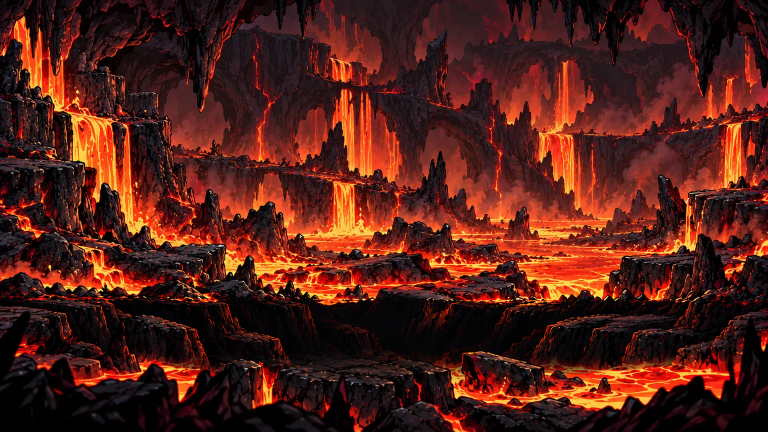
#> input picture assets/visuals/biomes/lava-ravine-v1.webp, 1536 x 864 px (shown at 1/2 size); its folder holds 6 pictures in this run
$ python final-realm-passage.py
#> lines starting #> are read from the running program, lines starting #| are printed output that depends on the picture
"""Render the lava cooling to black glass as the gate beyond it emerges."""
from pathlib import Path
import subprocess

import numpy as np
from PIL import Image, ImageOps

assets = Path(__file__).resolve().parents[1] / "assets"
width, height = 672, 400


def landscape(name):
#> called with name = 'lava-ravine-v1.webp'
    source = Image.open(assets / "visuals/biomes" / name).convert("RGB")
#> source is the input picture: PIL image 1536x864 RGB; mean R, G, B 83, 31.9, 22.7
    return np.asarray(ImageOps.fit(source, (width, height)), dtype=float)
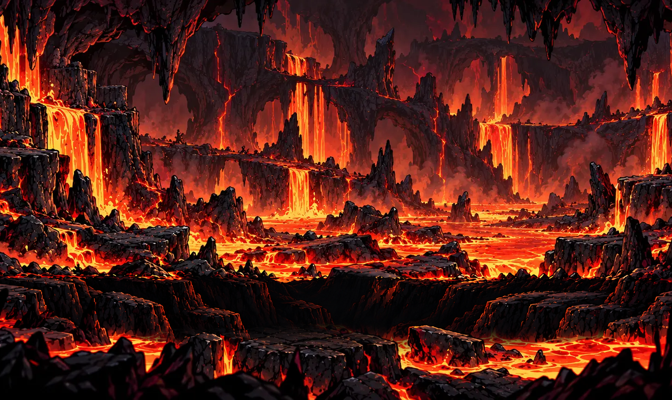
#> returned value: shape (400, 672, 3) float64; mean of channels 0, 1, 2 84.8, 32.7, 23.1; drawn as R, G, B


river = landscape("lava-ravine-v1.webp")
gate = landscape("boss-castle-ravine-v1.webp")
#> call 2 of landscape, with name = 'boss-castle-ravine-v1.webp'
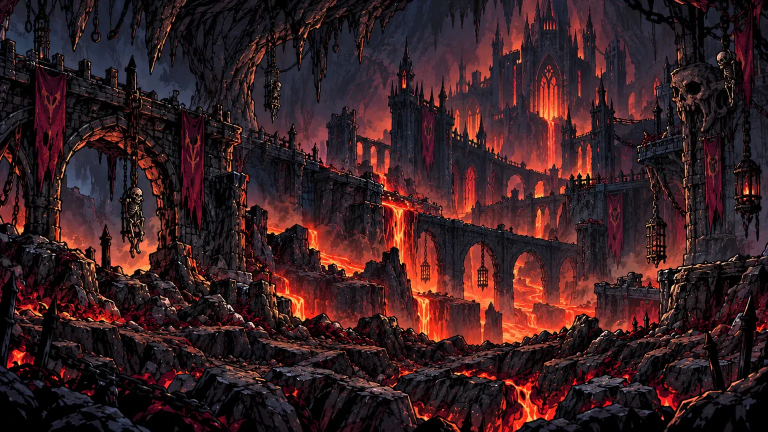
#> input picture assets/visuals/biomes/boss-castle-ravine-v1.webp, 1536 x 864 px (shown at 1/2 size)
#> in landscape, source is the input picture: PIL image 1536x864 RGB; mean R, G, B 57, 31.3, 34.3
#> in landscape (call 2), `return np.asarray(ImageOps.fit(source, (width, height)), dtype=float)`:
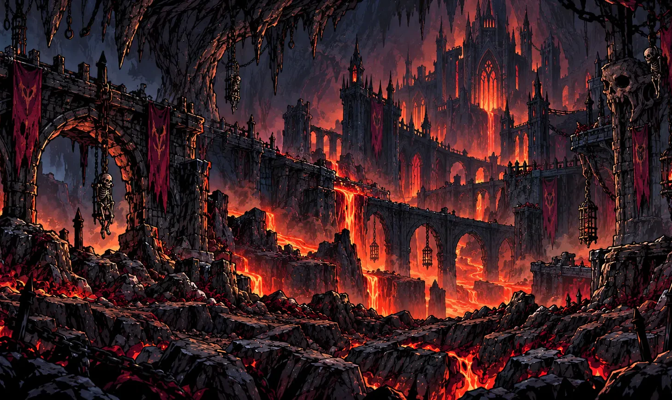
#> returned value: shape (400, 672, 3) float64; mean of channels 0, 1, 2 58.2, 31.9, 34.7; drawn as R, G, B
y, x = np.mgrid[:height, :width]
radius = np.hypot((x - width*.63)*.91, y-height*.39)
command = ["ffmpeg", "-loglevel", "error", "-y", "-f", "rawvideo", "-pix_fmt", "rgb24",
           "-s", f"{width}x{height}", "-r", "20", "-i", "-", "-an", "-c:v", "libvpx-vp9",
           "-crf", "38", "-b:v", "0", "-pix_fmt", "yuv420p", str(assets / "campaign/final-realm-passage.webm")]
#> (the run stopped early here; a loop or call above may not have finished)
